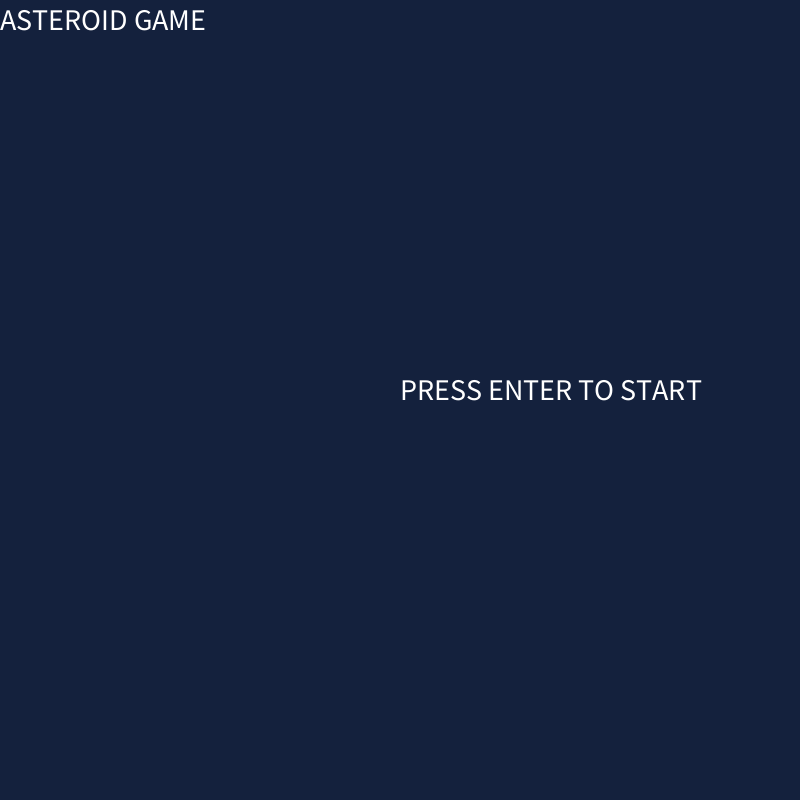
Frame 1 (no input)
Frame 60 (the mouse pressed at the canvas centre just before this capture): identical to frame 1, image omitted
Frame 120 (the mouse held since frame 60 and released just before this capture): identical to frame 1, image omitted

The Processing sketch that drew this single still picture (run headless with seeded random() and noise(); from frame 60 on, the mouse is pressed at the canvas centre):

// Processing sketch: newAsteroidsGame
// ── newAsteroidsGame.pde
ArrayList<GameObject> asteroid; 
ArrayList<Bullet> goodbullet; 
ArrayList<Bullet> evilbullet; 
boolean akey, wkey, dkey, skey, space; 
boolean isUFO = false; 
//Spaceship ship; 
Player player; 
int pasttimea; 
int pasttimeu;
int mode; 
int GAME = 0; 
int GAMEOVER = 1; 
int PAUSE = 2;
int INTRO = 3; 
int score = 0; 

public void setup() {
  size(800, 800); 
  akey = wkey = dkey = skey = space = false; 
  asteroid = new ArrayList<GameObject>(); 
  goodbullet = new ArrayList<Bullet>(); 
  evilbullet = new ArrayList<Bullet>(); 
  player = new Player(50, width/5, height/5, 3); 
  pasttimea = 0;
  pasttimeu = 0;
  //for(int i = 0; i<10; i++) {
  //  ob.add(new Asteroid(50, 1)); 
  //}
  asteroid.add(new Asteroid(100, 1));
  mode = INTRO;
}

public void draw() {
  if (mode == GAME) {
    background(#e5e5e5); 
    rectMode(CENTER); 
    fill(#f28482);
    stroke(0);
    strokeWeight(3);
    rect(width, 0, 200, 100); 
    textSize(30); 
    fill(0); 
    text("PAUSE", width-100, 30);
    textSize(50); 
    text("Lives: " + player.getLives(), 0, 50);
    text("Score: " + score, 0, 100); 

    pasttimea++; 
    if (!isUFO) 
      pasttimeu++; 

    if (pasttimea>=500) { 
      //System.out.println("new asteroid"); 
      pasttimea = 0;
      asteroid.add(new Asteroid(100, 1));
    }

    if (!isUFO && pasttimeu>=1000) {
      pasttimeu = 0;
      asteroid.add(new UFO(30, 1));
      isUFO = true;
    }

    player.act(); 
    player.show();

    for (int i = 0; i<asteroid.size(); i++) {
      if (asteroid.get(i).lives>0) {  
        asteroid.get(i).act(); 
        asteroid.get(i).show();
      } else {
        if (asteroid.get(i) instanceof UFO) {
          isUFO = false; 
          pasttimeu = 0;
        }
        asteroid.remove(i);
      }
    }

    for (int i = 0; i<goodbullet.size(); i++) {
      if (goodbullet.get(i).lives>0) {
        fill(100, 100, 0); 
        goodbullet.get(i).act(); 
        goodbullet.get(i).show();
      } else {
        goodbullet.remove(i);
      }
    }

    for (int i = 0; i<evilbullet.size(); i++) {
      if (evilbullet.get(i).lives>0) {
        fill(0, 100, 100); 
        evilbullet.get(i).act(); 
        evilbullet.get(i).show();
      } else {
        evilbullet.remove(i);
      }
    }
  } else if (mode == GAMEOVER) {
    //System.out.println(player.getLives()); 
    if (player.getLives() <=0) {
      background(#f28482);
      fill(0); 
      textSize(30); 
      text("YOU LOSE", 0, 30);
    } else {
      fill(0); 
      textSize(30); 
      background(#84a59d);
      text("YOU WIN", 0, 30);
    }
  } else if (mode == INTRO) {
    background(#14213d);
    fill(255); 
    textSize(30); 
    text("ASTEROID GAME", 0, 30);
    text("PRESS ENTER TO START", width/2, height/2);
  } else if (mode == PAUSE) {
    background(#fca311); 
    fill(255); 
    textSize(30); 
    text("PAUSE", 0, 30); 
    text("PRESS ENTER TO RESUME", width/2, height/2);
  }
}

// ── asteroid.pde
public class Asteroid extends GameObject {
  public Asteroid (int size, int lives) {
    super(size, lives); 
    location = new PVector(random(width), random(height)); 
    velocity = new PVector(1, 0); 
    velocity.rotate(random(TWO_PI));
  }

  public void act() {
    super.act(); 
    if (player.getInvulnerable() == false && dist(location.x, location.y, player.getPosX(), player.getPosY())<(size+(player.size/2))/2) {
      lives--; 
      player.setLives(player.getLives()-1);
      player.setInvulnerable(true);
    }
    for (int i = 0; i<goodbullet.size(); i++) {

      if (dist(location.x, location.y, goodbullet.get(i).getPosX(), goodbullet.get(i).getPosY()) < size/2) { 
        goodbullet.get(i).setLives(goodbullet.get(i).getLives()-1); 
        lives--;
        if (size>25) {
          Asteroid temp = new Asteroid(size/2, 1); 
          Asteroid temp2 = new Asteroid(size/2, 1); 

          temp.setPosX(location.x);
          temp.setPosY(location.y); 

          temp2.setPosX(location.x);
          temp2.setPosY(location.y); 
          asteroid.add(temp); 
          asteroid.add(temp2);
        }
        score++; 
        if (score>=100) {
          mode = GAMEOVER;
        }
        for (int j = 0; j<50; j++) {
          Fire temp = new Fire(location, new PVector(random(-1, 1), random(-1, 1))); 
          temp.isBlue(); 
          //temp.setVelocity(1); 
          asteroid.add(temp);
        }
        break;
      }
    }

    if (location.x+size<0 && velocity.x < 1) location.x = width+size; 
    if (location.x-size>width && velocity.x >1) location.x = -size; 
    if (location.y+size<0 && velocity.y<1) location.y = height+size; 
    if (location.y-size>height && velocity.y>1) location.y = -size;
  }

  public void show() {
    fill(#14213d);  
    stroke(3); 
    circle(location.x, location.y, size);
    ////translate(location.x, location.y); 
    //location = new PVector(random(width), random(height)); 
    //velocity = new PVector(1, 0); 
    //velocity.rotate(random(TWO_PI));
  }
}

// ── bullet.pde
class Bullet extends GameObject {
  public Bullet(PVector location, PVector direction) {
    super(10, 1); 
    super.location = location; 
    velocity = new PVector(direction.x, direction.y); 
    velocity.setMag(5);
  }

  public void show() {
    strokeWeight(3); 
    stroke(0);
    //fill(0); 
    circle(location.x, location.y, 10);
  }

  public void act() {
    super.act();
    if (offScreen()) {
      lives = 0;
    }
  }

  //public boolean isEvil() {
  //  return isEvil; 
  //}
}

// ── fire.pde
class Fire extends GameObject {
  private int opacity; 
  private boolean blue = false; 
  public Fire(PVector location, PVector direction) {
    super(1, 1); 
    super.location = new PVector(location.x, location.y); 
    velocity = new PVector(direction.x, direction.y);
    opacity = 255; 
    velocity.rotate(radians(180)+random(-0.5, 0.5)); 
    velocity.setMag(5);
  }

  public void show() {
    noStroke(); 
    if (blue) {
      fill(#14213d, opacity);
    } else {
      fill(#f28482, opacity);
    }
    circle(location.x, location.y, 10);
  }

  public void act() {
    super.act(); 
    opacity -=5; 
    if (opacity <= 0) {
      lives = 0;
    } else if (offScreen()) {
      lives = 0;
    }
  }

  public void setVelocity(int mag) {
    velocity.setMag(mag);
  }
  
  public void isBlue() {
    blue = !blue; 
    velocity.setMag(random(.1, 2)); 
  }
}

// ── gameobject.pde
abstract class GameObject {
  public int lives, size; 
  public PVector location, velocity; 

  public GameObject(int size, int lives) {
    this.size = size; 
    this.lives = lives;
  }

  public void act() {
    location.add(velocity);
  }

  public void show() {
  }

  public int getLives() {
    return lives;
  }

  public void setLives(int newLives) {
    lives = newLives;
  }

  public int getSize() {
    return size;
  }

  public float getPosX() {
    return location.x;
  }

  public void setPosX(float x) {
    location.x = x;
  }

  public float getPosY() {
    return location.y;
  }

  public void setPosY(float y) {
    location.y = y;
  }

  public boolean offScreen() {
    return location.x>width || location.x<0 || location.y>height || location.y<0;
  }
}

// ── interactions.pde
void keyPressed() {
  if (mode == GAME) {
    switch(key) {
    case 'w':
      wkey = true; 
      break; 
    case 'a':
      akey = true; 
      break; 
    case 's': 
      skey = true; 
      break; 
    case 'd': 
      dkey = true; 
      break;   
    case ' ':
      space = true; 
      break;
    }
  } else if (mode == INTRO) {
    if (keyCode == ENTER) {
      mode = GAME;
    }
  } else if (mode == GAMEOVER) {
    if (keyCode == ENTER) {
      mode = INTRO; 
      asteroid = new ArrayList<GameObject>(); 
      goodbullet = new ArrayList<Bullet>(); 
      evilbullet = new ArrayList<Bullet>(); 
      player = new Player(50, width/5, height/5, 3);
      wkey = akey = skey = dkey = space = false; 
      pasttimea = millis(); 
      pasttimeu = millis();
      asteroid.add(new Asteroid(100, 1));
      score = 0; 
    }
  }
}
void keyReleased() {
  if (mode == GAME) {
    switch(key) {
    case 'w':
      wkey = false; 
      break; 
    case 'a':
      akey = false; 
      break; 
    case 's': 
      skey = false; 
      break; 
    case 'd': 
      dkey = false; 
      break;  
    case ' ':
      space = false; 
      break;
    }
  } else if(mode == PAUSE) {
    if(keyCode == ENTER) {
      //int temp = millis()-pausetime; 
      //pasttimea += temp; 
      //pasttimeu += temp; 
      //pausetime = 0; 
      mode = GAME; 
    }
  }
}

void mouseReleased() {
  if(mode == GAME) {
    if(mouseX>width-200 && mouseX<width && mouseY>0 && mouseY<100) {
      mode = PAUSE; 
    }
  }
}

// ── player.pde
class Player extends Spaceship {

  private boolean invulnerable; 
  private int frames; 

  public Player(int size, float posX, float posY, int lives) {
    super(size, lives); 
    location = new PVector(posX, posY);
    invulnerable = false; 
    frames = 0;
  }

  public void act() {
    super.act(); 

    if (invulnerable) {
      fill(100, 100, 0); 
      frames++; 
      if (frames >= 60) {
        invulnerable = false;
        frames = 0;
      }
    } else {
      fill(255); 
      for (int i = 0; i<evilbullet.size(); i++) {    
        if (dist(location.x, location.y, evilbullet.get(i).getPosX(), evilbullet.get(i).getPosY()) < size/2) { 
          evilbullet.get(i).setLives(evilbullet.get(i).getLives()-1); 
          lives--;
          invulnerable = true; 
          break;
        }
      }
    }

    if (space) {
      if (millis()-pastTime > 100) {
        goodbullet.add(new Bullet(location.copy(), direction.copy()));
        pastTime = millis();
      }
    }

    if (akey) direction.rotate(-radians(5)); 

    if (dkey) direction.rotate(radians(5)); 

    if (wkey) { 
      asteroid.add(new Fire(location.copy(), direction.copy())); 
      velocity.add(direction);
      velocity.setMag(.5);
    }
    if (skey) {
      velocity.sub(direction);
      velocity.setMag(.5);
    }

    if (location.x<0) location.x = width; 
    if (location.x>width) location.x = 0; 
    if (location.y<0) location.y = height; 
    if (location.y>height) location.y = 0;

    if (lives == 0) { 
      mode = GAMEOVER;
    }
  }
  public void setInvulnerable(boolean b) {
    invulnerable = b;
  }

  public boolean getInvulnerable() {
    return invulnerable;
  }
}

// ── spaceship.pde
class Spaceship extends GameObject {
  public PVector direction; 
  public int pastTime; 
  public Spaceship(int size, int lives) {
    super(size, lives); 
    direction = new PVector(0.1, 0); 
    velocity = new PVector(0, 0);
    pastTime = millis();
  }

  public void show() {
    pushMatrix(); 
    stroke(0); 
    strokeWeight(3); 
    translate(location.x, location.y); 
    rotate(direction.heading()); 
    rect(0, 0, size, size); 
    popMatrix();
  }
}

// ── ufo.pde
class UFO extends Spaceship {
  int dir; 
  public UFO (int size, int lives) {
    super(size, lives); 
    int side = (int)random(4); 
    float posX = 0;
    float posY = 0; 
    switch(side) {
    case 0: 
      dir = 0; 
      posX = 0; 
      posY = random(height); 
      break;
    case 1:
      dir = 1;
      posX = random(width); 
      posY = height; 
      break; 
    case 2:
      dir = 2; 
      posX = width; 
      posY = random(height); 
      break;
    case 3: 
      dir = 3; 
      posX = random(width); 
      posY = 0;
    }
    location = new PVector(posX, posY);
  }

  public void act() {
    super.act(); 
    fill(0); 
    if (millis()-pastTime > 5000) {
      PVector temp = new PVector(direction.copy().x + random(-100, 100), direction.copy().y  + random(-100, 100)); 
      evilbullet.add(new Bullet(location.copy(), temp));
      pastTime = millis();
    }

    for (int i = 0; i<goodbullet.size(); i++) {    
      if (dist(location.x, location.y, goodbullet.get(i).getPosX(), goodbullet.get(i).getPosY()) < size/2) { 
        goodbullet.get(i).setLives(goodbullet.get(i).getLives()-1); 
        lives--;
        break;
      }
    }

    float x = (getPosX()-player.getPosX()); 
    float y = (getPosY()-player.getPosY()); 

    direction.x = -x; 
    direction.y = -y; 

    switch(dir) {
    case 0:
      velocity.x = 1; 
      velocity.y = 0;
      break; 
    case 1:
      velocity.x = 0;
      velocity.y = -1; 
      break;
    case 2:
      velocity.x = -1;
      velocity.y = 0;
      break;
    case 3:
      velocity.x = 0; 
      velocity.y = 1; 
      break;
    }
    
    if (location.x+size<0 && velocity.x < 1) lives--;
    if (location.x-size>width && velocity.x >1) lives--;
    if (location.y+size<0 && velocity.y<1) lives--;
    if (location.y-size>height && velocity.y>1) lives--;
  }
}
